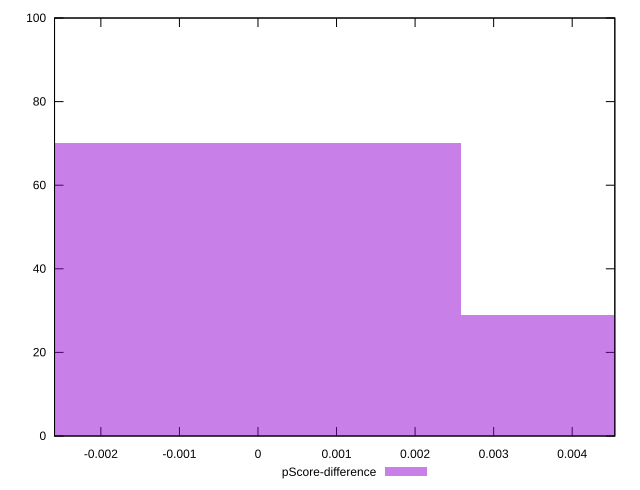

Reproduce this figure in gnuplot.
reset

$pScoreDifference <<EOF
-0.005157577311272705 1
0 70
0.005157577311272705 29
EOF

set key outside below
set boxwidth 0.005157577311272705
set xrange [-0.002589813361063214:0.004542675850018968]
set yrange [0:100]
set trange [0:100]
set style fill transparent solid 0.5 noborder
set terminal svg size 640, 490 enhanced background rgb 'white'
set output "report_00017_2021-02-10T15-08-03.406Z/cumulative-layout-shift/samples/pages+cached+noadtech/pScore-difference/histogram.svg"

plot $pScoreDifference title "pScore-difference" with boxes

reset
